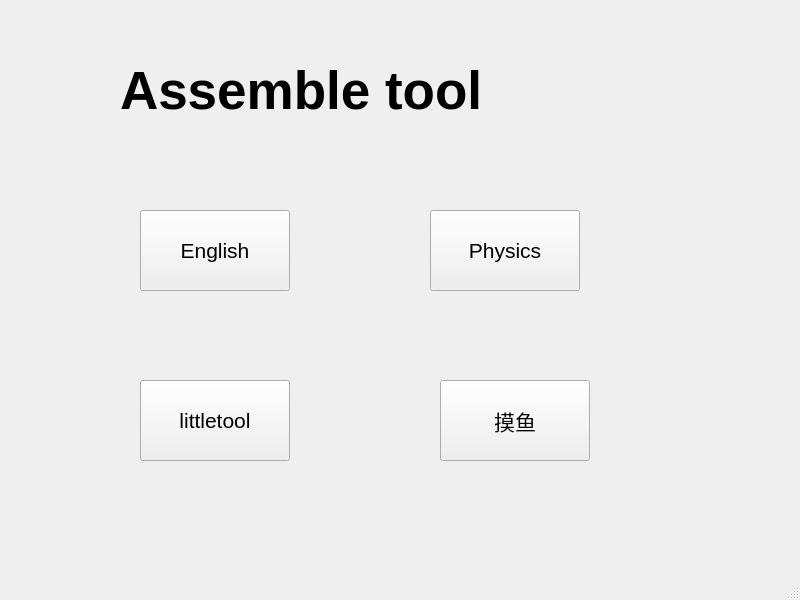
<?xml version="1.0" encoding="UTF-8"?>
<ui version="4.0">
 <class>ast</class>
 <widget class="QMainWindow" name="ast">
  <property name="geometry">
   <rect>
    <x>0</x>
    <y>0</y>
    <width>800</width>
    <height>600</height>
   </rect>
  </property>
  <property name="font">
   <font>
    <pointsize>16</pointsize>
   </font>
  </property>
  <property name="windowTitle">
   <string>ast</string>
  </property>
  <property name="styleSheet">
   <string notr="true">background-image: url(:/C:/Users/Anthony/Pictures/Mainnew.jpg);</string>
  </property>
  <widget class="QWidget" name="centralwidget">
   <widget class="QLabel" name="label">
    <property name="geometry">
     <rect>
      <x>120</x>
      <y>50</y>
      <width>561</width>
      <height>81</height>
     </rect>
    </property>
    <property name="font">
     <font>
      <pointsize>40</pointsize>
      <bold>true</bold>
     </font>
    </property>
    <property name="text">
     <string>Assemble tool</string>
    </property>
   </widget>
   <widget class="QPushButton" name="EnglishButton">
    <property name="geometry">
     <rect>
      <x>140</x>
      <y>210</y>
      <width>150</width>
      <height>81</height>
     </rect>
    </property>
    <property name="minimumSize">
     <size>
      <width>100</width>
      <height>60</height>
     </size>
    </property>
    <property name="maximumSize">
     <size>
      <width>150</width>
      <height>90</height>
     </size>
    </property>
    <property name="font">
     <font>
      <pointsize>16</pointsize>
     </font>
    </property>
    <property name="text">
     <string>English</string>
    </property>
   </widget>
   <widget class="QPushButton" name="pushButton_3">
    <property name="geometry">
     <rect>
      <x>430</x>
      <y>210</y>
      <width>150</width>
      <height>81</height>
     </rect>
    </property>
    <property name="minimumSize">
     <size>
      <width>100</width>
      <height>60</height>
     </size>
    </property>
    <property name="maximumSize">
     <size>
      <width>150</width>
      <height>90</height>
     </size>
    </property>
    <property name="font">
     <font>
      <pointsize>16</pointsize>
     </font>
    </property>
    <property name="text">
     <string>Physics</string>
    </property>
   </widget>
   <widget class="QPushButton" name="littletool">
    <property name="geometry">
     <rect>
      <x>140</x>
      <y>380</y>
      <width>150</width>
      <height>81</height>
     </rect>
    </property>
    <property name="minimumSize">
     <size>
      <width>100</width>
      <height>60</height>
     </size>
    </property>
    <property name="maximumSize">
     <size>
      <width>150</width>
      <height>90</height>
     </size>
    </property>
    <property name="font">
     <font>
      <pointsize>16</pointsize>
     </font>
    </property>
    <property name="text">
     <string>littletool</string>
    </property>
   </widget>
   <widget class="QPushButton" name="littletool_2">
    <property name="geometry">
     <rect>
      <x>440</x>
      <y>380</y>
      <width>150</width>
      <height>81</height>
     </rect>
    </property>
    <property name="minimumSize">
     <size>
      <width>100</width>
      <height>60</height>
     </size>
    </property>
    <property name="maximumSize">
     <size>
      <width>150</width>
      <height>90</height>
     </size>
    </property>
    <property name="font">
     <font>
      <pointsize>16</pointsize>
     </font>
    </property>
    <property name="text">
     <string>摸鱼</string>
    </property>
   </widget>
  </widget>
  <widget class="QMenuBar" name="menubar">
   <property name="geometry">
    <rect>
     <x>0</x>
     <y>0</y>
     <width>800</width>
     <height>17</height>
    </rect>
   </property>
  </widget>
  <widget class="QStatusBar" name="statusbar"/>
 </widget>
 <resources/>
 <connections/>
</ui>
